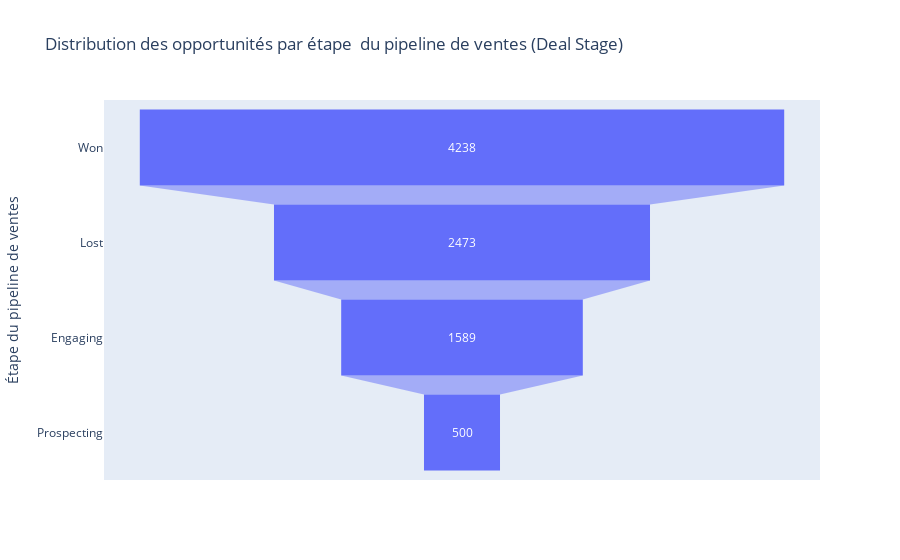

This figure's notebook cell:
### Code cell
import plotly.express as px

# Compter les occurrences de chaque étape
stage_counts = merged_data["deal_stage"].value_counts().reset_index()
stage_counts.columns = ["deal_stage", "count"]  

#  graphique en entonnoir
fig = px.funnel(
    stage_counts,
    x="count",  # Nombre d'opportunités
    y="deal_stage",  # Étapes du pipeline
    title="Distribution des opportunités par étape  du pipeline de ventes (Deal Stage)",
    labels={"count": "Nombre d'opportunités", "deal_stage": "Étape du pipeline de ventes"}
)

# Afficher le graphique
fig.show()

### Figure 1 — Plotly figure (JSON) as saved in the notebook; plotly's stock layout.template omitted (floating-point values rounded to 4 significant figures)
{"data": [{"hovertemplate": "Nombre d'opportunités=%{x}<br>Étape du pipeline de ventes=%{y}<extra></extra>", "legendgroup": "", "marker": {"color": "#636efa"}, "name": "", "orientation": "h", "showlegend": false, "type": "funnel", "x": [4238, 2473, 1589, 500], "xaxis": "x", "y": ["Won", "Lost", "Engaging", "Prospecting"], "yaxis": "y"}], "layout": {"legend": {"tracegroupgap": 0}, "title": {"text": "Distribution des opportunités par étape  du pipeline de ventes (Deal Stage)"}, "xaxis": {"anchor": "y", "domain": [0, 1], "title": {"text": "Nombre d'opportunités"}}, "yaxis": {"anchor": "x", "domain": [0, 1], "title": {"text": "Étape du pipeline de ventes"}}}}
